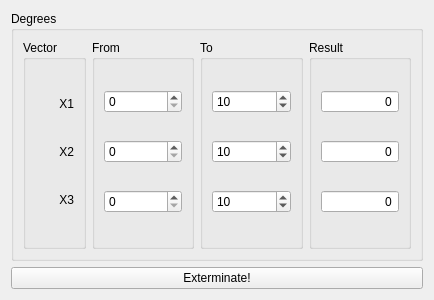
<?xml version="1.0" encoding="UTF-8"?>
<ui version="4.0">
 <class>Form</class>
 <widget class="QWidget" name="Form">
  <property name="geometry">
   <rect>
    <x>0</x>
    <y>0</y>
    <width>434</width>
    <height>300</height>
   </rect>
  </property>
  <property name="windowTitle">
   <string>Brute Force</string>
  </property>
  <layout class="QVBoxLayout" name="verticalLayout">
   <item>
    <widget class="QGroupBox" name="groupBox">
     <property name="title">
      <string>Degrees</string>
     </property>
     <layout class="QHBoxLayout" name="horizontalLayout">
      <item>
       <widget class="QGroupBox" name="groupBox_5">
        <property name="sizePolicy">
         <sizepolicy hsizetype="Preferred" vsizetype="Preferred">
          <horstretch>0</horstretch>
          <verstretch>0</verstretch>
         </sizepolicy>
        </property>
        <property name="title">
         <string>Vector</string>
        </property>
        <layout class="QVBoxLayout" name="verticalLayout_2">
         <item>
          <widget class="QLabel" name="label">
           <property name="sizePolicy">
            <sizepolicy hsizetype="Preferred" vsizetype="Maximum">
             <horstretch>0</horstretch>
             <verstretch>0</verstretch>
            </sizepolicy>
           </property>
           <property name="text">
            <string>X1</string>
           </property>
           <property name="alignment">
            <set>Qt::AlignRight|Qt::AlignTrailing|Qt::AlignVCenter</set>
           </property>
          </widget>
         </item>
         <item>
          <widget class="QLabel" name="label_2">
           <property name="sizePolicy">
            <sizepolicy hsizetype="Preferred" vsizetype="Maximum">
             <horstretch>0</horstretch>
             <verstretch>0</verstretch>
            </sizepolicy>
           </property>
           <property name="text">
            <string>X2</string>
           </property>
           <property name="alignment">
            <set>Qt::AlignRight|Qt::AlignTrailing|Qt::AlignVCenter</set>
           </property>
          </widget>
         </item>
         <item>
          <widget class="QLabel" name="label_3">
           <property name="sizePolicy">
            <sizepolicy hsizetype="Preferred" vsizetype="Maximum">
             <horstretch>0</horstretch>
             <verstretch>0</verstretch>
            </sizepolicy>
           </property>
           <property name="text">
            <string>X3</string>
           </property>
           <property name="alignment">
            <set>Qt::AlignRight|Qt::AlignTrailing|Qt::AlignVCenter</set>
           </property>
          </widget>
         </item>
        </layout>
       </widget>
      </item>
      <item>
       <widget class="QGroupBox" name="groupBox_2">
        <property name="sizePolicy">
         <sizepolicy hsizetype="Expanding" vsizetype="Preferred">
          <horstretch>0</horstretch>
          <verstretch>0</verstretch>
         </sizepolicy>
        </property>
        <property name="title">
         <string>From</string>
        </property>
        <layout class="QVBoxLayout" name="verticalLayout_3">
         <item>
          <widget class="QSpinBox" name="from_1"/>
         </item>
         <item>
          <widget class="QSpinBox" name="from_2"/>
         </item>
         <item>
          <widget class="QSpinBox" name="from_3"/>
         </item>
        </layout>
       </widget>
      </item>
      <item>
       <widget class="QGroupBox" name="groupBox_3">
        <property name="sizePolicy">
         <sizepolicy hsizetype="Expanding" vsizetype="Preferred">
          <horstretch>0</horstretch>
          <verstretch>0</verstretch>
         </sizepolicy>
        </property>
        <property name="title">
         <string>To</string>
        </property>
        <layout class="QVBoxLayout" name="verticalLayout_4">
         <item>
          <widget class="QSpinBox" name="to_1">
           <property name="value">
            <number>10</number>
           </property>
          </widget>
         </item>
         <item>
          <widget class="QSpinBox" name="to_2">
           <property name="value">
            <number>10</number>
           </property>
          </widget>
         </item>
         <item>
          <widget class="QSpinBox" name="to_3">
           <property name="buttonSymbols">
            <enum>QAbstractSpinBox::UpDownArrows</enum>
           </property>
           <property name="value">
            <number>10</number>
           </property>
          </widget>
         </item>
        </layout>
       </widget>
      </item>
      <item>
       <widget class="QGroupBox" name="groupBox_4">
        <property name="sizePolicy">
         <sizepolicy hsizetype="Expanding" vsizetype="Preferred">
          <horstretch>0</horstretch>
          <verstretch>0</verstretch>
         </sizepolicy>
        </property>
        <property name="title">
         <string>Result</string>
        </property>
        <layout class="QVBoxLayout" name="verticalLayout_5">
         <item>
          <widget class="QSpinBox" name="res_1">
           <property name="alignment">
            <set>Qt::AlignRight|Qt::AlignTrailing|Qt::AlignVCenter</set>
           </property>
           <property name="readOnly">
            <bool>true</bool>
           </property>
           <property name="buttonSymbols">
            <enum>QAbstractSpinBox::NoButtons</enum>
           </property>
          </widget>
         </item>
         <item>
          <widget class="QSpinBox" name="res_2">
           <property name="alignment">
            <set>Qt::AlignRight|Qt::AlignTrailing|Qt::AlignVCenter</set>
           </property>
           <property name="readOnly">
            <bool>true</bool>
           </property>
           <property name="buttonSymbols">
            <enum>QAbstractSpinBox::NoButtons</enum>
           </property>
          </widget>
         </item>
         <item>
          <widget class="QSpinBox" name="res_3">
           <property name="alignment">
            <set>Qt::AlignRight|Qt::AlignTrailing|Qt::AlignVCenter</set>
           </property>
           <property name="readOnly">
            <bool>true</bool>
           </property>
           <property name="buttonSymbols">
            <enum>QAbstractSpinBox::NoButtons</enum>
           </property>
          </widget>
         </item>
        </layout>
       </widget>
      </item>
     </layout>
    </widget>
   </item>
   <item>
    <widget class="QPushButton" name="pushButton">
     <property name="text">
      <string>Exterminate!</string>
     </property>
    </widget>
   </item>
  </layout>
 </widget>
 <resources/>
 <connections>
  <connection>
   <sender>pushButton</sender>
   <signal>clicked()</signal>
   <receiver>Form</receiver>
   <slot>triggered()</slot>
   <hints>
    <hint type="sourcelabel">
     <x>199</x>
     <y>151</y>
    </hint>
    <hint type="destinationlabel">
     <x>199</x>
     <y>149</y>
    </hint>
   </hints>
  </connection>
 </connections>
 <slots>
  <slot>triggered()</slot>
 </slots>
</ui>
